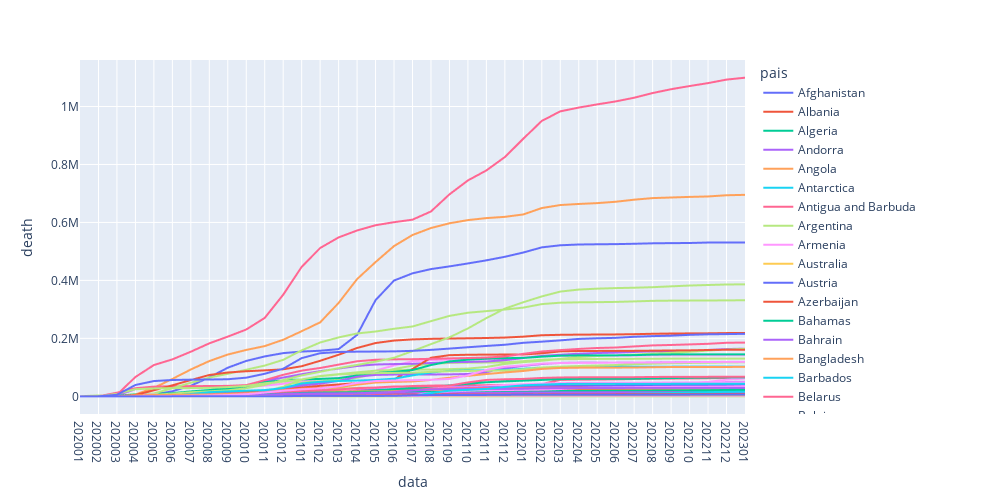

Write notebook code for a chart like this one.
### Code cell
# plotando grafico de linhas com os valores acumulados por pais
fig = px.line(novo_df, x="data", y="death", color='pais', width=1000, height=500)
fig.show()
